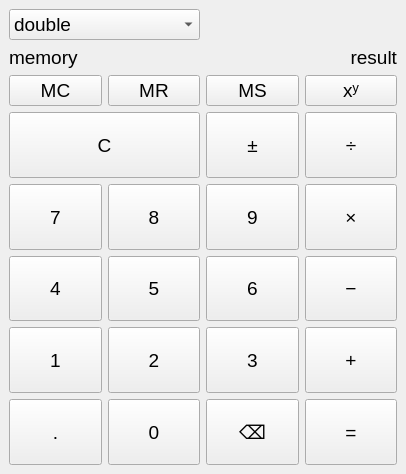
<?xml version="1.0" encoding="UTF-8"?>
<ui version="4.0">
 <class>MainWindow</class>
 <widget class="QMainWindow" name="MainWindow">
  <property name="geometry">
   <rect>
    <x>0</x>
    <y>0</y>
    <width>406</width>
    <height>474</height>
   </rect>
  </property>
  <property name="sizePolicy">
   <sizepolicy hsizetype="Preferred" vsizetype="Preferred">
    <horstretch>0</horstretch>
    <verstretch>0</verstretch>
   </sizepolicy>
  </property>
  <property name="minimumSize">
   <size>
    <width>406</width>
    <height>0</height>
   </size>
  </property>
  <property name="font">
   <font>
    <pointsize>14</pointsize>
   </font>
  </property>
  <property name="windowTitle">
   <string>Калькулятор</string>
  </property>
  <widget class="QWidget" name="centralwidget">
   <layout class="QGridLayout" name="gridLayout">
    <item row="13" column="0">
     <widget class="QPushButton" name="pb_seven">
      <property name="sizePolicy">
       <sizepolicy hsizetype="Minimum" vsizetype="Minimum">
        <horstretch>0</horstretch>
        <verstretch>0</verstretch>
       </sizepolicy>
      </property>
      <property name="text">
       <string>7</string>
      </property>
     </widget>
    </item>
    <item row="14" column="2">
     <widget class="QPushButton" name="pb_six">
      <property name="sizePolicy">
       <sizepolicy hsizetype="Minimum" vsizetype="Minimum">
        <horstretch>0</horstretch>
        <verstretch>0</verstretch>
       </sizepolicy>
      </property>
      <property name="text">
       <string>6</string>
      </property>
     </widget>
    </item>
    <item row="9" column="0">
     <widget class="QPushButton" name="pb_memory_clear">
      <property name="sizePolicy">
       <sizepolicy hsizetype="Minimum" vsizetype="Fixed">
        <horstretch>0</horstretch>
        <verstretch>0</verstretch>
       </sizepolicy>
      </property>
      <property name="text">
       <string>MC</string>
      </property>
     </widget>
    </item>
    <item row="9" column="2">
     <widget class="QPushButton" name="pb_memory_save">
      <property name="sizePolicy">
       <sizepolicy hsizetype="Minimum" vsizetype="Fixed">
        <horstretch>0</horstretch>
        <verstretch>0</verstretch>
       </sizepolicy>
      </property>
      <property name="text">
       <string>MS</string>
      </property>
     </widget>
    </item>
    <item row="13" column="1">
     <widget class="QPushButton" name="pb_eight">
      <property name="sizePolicy">
       <sizepolicy hsizetype="Minimum" vsizetype="Minimum">
        <horstretch>0</horstretch>
        <verstretch>0</verstretch>
       </sizepolicy>
      </property>
      <property name="text">
       <string>8</string>
      </property>
     </widget>
    </item>
    <item row="14" column="1">
     <widget class="QPushButton" name="pb_five">
      <property name="sizePolicy">
       <sizepolicy hsizetype="Minimum" vsizetype="Minimum">
        <horstretch>0</horstretch>
        <verstretch>0</verstretch>
       </sizepolicy>
      </property>
      <property name="text">
       <string>5</string>
      </property>
     </widget>
    </item>
    <item row="13" column="3">
     <widget class="QPushButton" name="pb_multiplication">
      <property name="sizePolicy">
       <sizepolicy hsizetype="Minimum" vsizetype="Minimum">
        <horstretch>0</horstretch>
        <verstretch>0</verstretch>
       </sizepolicy>
      </property>
      <property name="text">
       <string>×</string>
      </property>
     </widget>
    </item>
    <item row="24" column="1">
     <widget class="QPushButton" name="pb_zero">
      <property name="sizePolicy">
       <sizepolicy hsizetype="Minimum" vsizetype="Minimum">
        <horstretch>0</horstretch>
        <verstretch>0</verstretch>
       </sizepolicy>
      </property>
      <property name="text">
       <string>0</string>
      </property>
     </widget>
    </item>
    <item row="16" column="2">
     <widget class="QPushButton" name="pb_three">
      <property name="sizePolicy">
       <sizepolicy hsizetype="Minimum" vsizetype="Minimum">
        <horstretch>0</horstretch>
        <verstretch>0</verstretch>
       </sizepolicy>
      </property>
      <property name="text">
       <string>3</string>
      </property>
     </widget>
    </item>
    <item row="12" column="2">
     <widget class="QPushButton" name="pb_to_negative">
      <property name="sizePolicy">
       <sizepolicy hsizetype="Minimum" vsizetype="Minimum">
        <horstretch>0</horstretch>
        <verstretch>0</verstretch>
       </sizepolicy>
      </property>
      <property name="text">
       <string>±</string>
      </property>
     </widget>
    </item>
    <item row="24" column="3">
     <widget class="QPushButton" name="pb_equals">
      <property name="sizePolicy">
       <sizepolicy hsizetype="Minimum" vsizetype="Minimum">
        <horstretch>0</horstretch>
        <verstretch>0</verstretch>
       </sizepolicy>
      </property>
      <property name="text">
       <string>=</string>
      </property>
     </widget>
    </item>
    <item row="12" column="0" colspan="2">
     <widget class="QPushButton" name="pb_clear">
      <property name="sizePolicy">
       <sizepolicy hsizetype="Minimum" vsizetype="Minimum">
        <horstretch>0</horstretch>
        <verstretch>0</verstretch>
       </sizepolicy>
      </property>
      <property name="text">
       <string>C</string>
      </property>
     </widget>
    </item>
    <item row="14" column="0">
     <widget class="QPushButton" name="pb_four">
      <property name="sizePolicy">
       <sizepolicy hsizetype="Minimum" vsizetype="Minimum">
        <horstretch>0</horstretch>
        <verstretch>0</verstretch>
       </sizepolicy>
      </property>
      <property name="text">
       <string>4</string>
      </property>
     </widget>
    </item>
    <item row="24" column="0">
     <widget class="QPushButton" name="tb_extra">
      <property name="sizePolicy">
       <sizepolicy hsizetype="Minimum" vsizetype="Minimum">
        <horstretch>0</horstretch>
        <verstretch>0</verstretch>
       </sizepolicy>
      </property>
      <property name="text">
       <string>.</string>
      </property>
     </widget>
    </item>
    <item row="16" column="1">
     <widget class="QPushButton" name="pb_two">
      <property name="sizePolicy">
       <sizepolicy hsizetype="Minimum" vsizetype="Minimum">
        <horstretch>0</horstretch>
        <verstretch>0</verstretch>
       </sizepolicy>
      </property>
      <property name="text">
       <string>2</string>
      </property>
     </widget>
    </item>
    <item row="24" column="2">
     <widget class="QPushButton" name="pb_backspace">
      <property name="sizePolicy">
       <sizepolicy hsizetype="Minimum" vsizetype="Minimum">
        <horstretch>0</horstretch>
        <verstretch>0</verstretch>
       </sizepolicy>
      </property>
      <property name="font">
       <font>
        <family>Segoe UI</family>
        <pointsize>14</pointsize>
       </font>
      </property>
      <property name="text">
       <string>⌫</string>
      </property>
      <property name="iconSize">
       <size>
        <width>26</width>
        <height>26</height>
       </size>
      </property>
     </widget>
    </item>
    <item row="12" column="3">
     <widget class="QPushButton" name="pb_division">
      <property name="sizePolicy">
       <sizepolicy hsizetype="Minimum" vsizetype="Minimum">
        <horstretch>0</horstretch>
        <verstretch>0</verstretch>
       </sizepolicy>
      </property>
      <property name="text">
       <string>÷</string>
      </property>
     </widget>
    </item>
    <item row="16" column="3">
     <widget class="QPushButton" name="pb_addition">
      <property name="sizePolicy">
       <sizepolicy hsizetype="Minimum" vsizetype="Minimum">
        <horstretch>0</horstretch>
        <verstretch>0</verstretch>
       </sizepolicy>
      </property>
      <property name="text">
       <string>+</string>
      </property>
     </widget>
    </item>
    <item row="16" column="0">
     <widget class="QPushButton" name="pb_one">
      <property name="sizePolicy">
       <sizepolicy hsizetype="Minimum" vsizetype="Minimum">
        <horstretch>0</horstretch>
        <verstretch>0</verstretch>
       </sizepolicy>
      </property>
      <property name="text">
       <string>1</string>
      </property>
     </widget>
    </item>
    <item row="13" column="2">
     <widget class="QPushButton" name="pb_nine">
      <property name="sizePolicy">
       <sizepolicy hsizetype="Minimum" vsizetype="Minimum">
        <horstretch>0</horstretch>
        <verstretch>0</verstretch>
       </sizepolicy>
      </property>
      <property name="text">
       <string>9</string>
      </property>
     </widget>
    </item>
    <item row="2" column="0" colspan="4">
     <layout class="QHBoxLayout" name="horizontalLayout">
      <item>
       <widget class="QLabel" name="l_memory">
        <property name="sizePolicy">
         <sizepolicy hsizetype="Maximum" vsizetype="Fixed">
          <horstretch>0</horstretch>
          <verstretch>0</verstretch>
         </sizepolicy>
        </property>
        <property name="text">
         <string>memory</string>
        </property>
       </widget>
      </item>
      <item>
       <widget class="QLabel" name="l_result">
        <property name="sizePolicy">
         <sizepolicy hsizetype="Preferred" vsizetype="Fixed">
          <horstretch>0</horstretch>
          <verstretch>0</verstretch>
         </sizepolicy>
        </property>
        <property name="text">
         <string>result</string>
        </property>
        <property name="alignment">
         <set>Qt::AlignmentFlag::AlignRight|Qt::AlignmentFlag::AlignTrailing|Qt::AlignmentFlag::AlignVCenter</set>
        </property>
       </widget>
      </item>
     </layout>
    </item>
    <item row="9" column="1">
     <widget class="QPushButton" name="pb_memory_read">
      <property name="sizePolicy">
       <sizepolicy hsizetype="Minimum" vsizetype="Fixed">
        <horstretch>0</horstretch>
        <verstretch>0</verstretch>
       </sizepolicy>
      </property>
      <property name="text">
       <string>MR</string>
      </property>
     </widget>
    </item>
    <item row="14" column="3">
     <widget class="QPushButton" name="pb_minus">
      <property name="sizePolicy">
       <sizepolicy hsizetype="Minimum" vsizetype="Minimum">
        <horstretch>0</horstretch>
        <verstretch>0</verstretch>
       </sizepolicy>
      </property>
      <property name="text">
       <string>−</string>
      </property>
     </widget>
    </item>
    <item row="9" column="3">
     <widget class="QPushButton" name="pb_raise_to_deegre">
      <property name="sizePolicy">
       <sizepolicy hsizetype="Minimum" vsizetype="Fixed">
        <horstretch>0</horstretch>
        <verstretch>0</verstretch>
       </sizepolicy>
      </property>
      <property name="text">
       <string>xʸ</string>
      </property>
      <property name="iconSize">
       <size>
        <width>26</width>
        <height>26</height>
       </size>
      </property>
     </widget>
    </item>
    <item row="0" column="2" colspan="2">
     <widget class="QLabel" name="l_formula">
      <property name="sizePolicy">
       <sizepolicy hsizetype="Preferred" vsizetype="Maximum">
        <horstretch>0</horstretch>
        <verstretch>0</verstretch>
       </sizepolicy>
      </property>
      <property name="text">
       <string>&lt;html&gt;&lt;head/&gt;&lt;body&gt;&lt;p&gt;&lt;/p&gt;&lt;/body&gt;&lt;/html&gt;</string>
      </property>
      <property name="alignment">
       <set>Qt::AlignmentFlag::AlignRight|Qt::AlignmentFlag::AlignTrailing|Qt::AlignmentFlag::AlignVCenter</set>
      </property>
     </widget>
    </item>
    <item row="0" column="0" colspan="2">
     <widget class="QComboBox" name="cmb_controller">
      <item>
       <property name="text">
        <string>double</string>
       </property>
      </item>
      <item>
       <property name="text">
        <string>float</string>
       </property>
      </item>
      <item>
       <property name="text">
        <string>uint8_t</string>
       </property>
      </item>
      <item>
       <property name="text">
        <string>int</string>
       </property>
      </item>
      <item>
       <property name="text">
        <string>int64_t</string>
       </property>
      </item>
      <item>
       <property name="text">
        <string>size_t</string>
       </property>
      </item>
      <item>
       <property name="text">
        <string>Rational</string>
       </property>
      </item>
     </widget>
    </item>
   </layout>
  </widget>
 </widget>
 <resources/>
 <connections/>
</ui>
